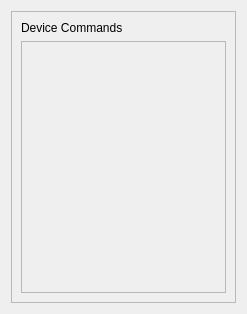
<?xml version="1.0" encoding="UTF-8"?>
<ui version="4.0">
 <class>Form</class>
 <widget class="QWidget" name="Form">
  <property name="geometry">
   <rect>
    <x>0</x>
    <y>0</y>
    <width>247</width>
    <height>314</height>
   </rect>
  </property>
  <property name="windowTitle">
   <string>Form</string>
  </property>
  <layout class="QHBoxLayout" name="horizontalLayout_2">
   <item>
    <widget class="QFrame" name="frame">
     <property name="frameShape">
      <enum>QFrame::StyledPanel</enum>
     </property>
     <property name="frameShadow">
      <enum>QFrame::Raised</enum>
     </property>
     <layout class="QVBoxLayout" name="verticalLayout">
      <item>
       <widget class="QLabel" name="label">
        <property name="text">
         <string>Device Commands</string>
        </property>
       </widget>
      </item>
      <item>
       <widget class="QScrollArea" name="scrollArea">
        <property name="widgetResizable">
         <bool>true</bool>
        </property>
        <widget class="QWidget" name="scrollAreaWidgetContents">
         <property name="geometry">
          <rect>
           <x>0</x>
           <y>0</y>
           <width>211</width>
           <height>255</height>
          </rect>
         </property>
         <layout class="QVBoxLayout" name="verticalLayout_3">
          <item>
           <layout class="QVBoxLayout" name="DevicesLayout"/>
          </item>
         </layout>
        </widget>
       </widget>
      </item>
     </layout>
    </widget>
   </item>
  </layout>
 </widget>
 <resources/>
 <connections/>
</ui>
